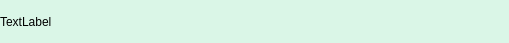
<?xml version="1.0" encoding="UTF-8"?>
<ui version="4.0">
 <class>FriendLabel</class>
 <widget class="QWidget" name="FriendLabel">
  <property name="geometry">
   <rect>
    <x>0</x>
    <y>0</y>
    <width>509</width>
    <height>43</height>
   </rect>
  </property>
  <property name="minimumSize">
   <size>
    <width>0</width>
    <height>43</height>
   </size>
  </property>
  <property name="maximumSize">
   <size>
    <width>16777215</width>
    <height>43</height>
   </size>
  </property>
  <property name="windowTitle">
   <string>Form</string>
  </property>
  <property name="styleSheet">
   <string notr="true">#FriendLabel{
	background:#daf6e7;
	color:#48bf56;
	border-radius:10px;
}</string>
  </property>
  <layout class="QHBoxLayout" name="horizontalLayout">
   <property name="spacing">
    <number>0</number>
   </property>
   <property name="leftMargin">
    <number>0</number>
   </property>
   <property name="topMargin">
    <number>0</number>
   </property>
   <property name="rightMargin">
    <number>0</number>
   </property>
   <property name="bottomMargin">
    <number>0</number>
   </property>
   <item>
    <widget class="QLabel" name="tip_lb">
     <property name="text">
      <string>TextLabel</string>
     </property>
    </widget>
   </item>
   <item>
    <widget class="QWidget" name="close_wid" native="true">
     <property name="minimumSize">
      <size>
       <width>25</width>
       <height>25</height>
      </size>
     </property>
     <property name="maximumSize">
      <size>
       <width>25</width>
       <height>25</height>
      </size>
     </property>
     <layout class="QHBoxLayout" name="horizontalLayout_2">
      <property name="spacing">
       <number>0</number>
      </property>
      <property name="leftMargin">
       <number>0</number>
      </property>
      <property name="topMargin">
       <number>0</number>
      </property>
      <property name="rightMargin">
       <number>0</number>
      </property>
      <property name="bottomMargin">
       <number>0</number>
      </property>
      <item>
       <widget class="ClickedLabel" name="close_lb">
        <property name="styleSheet">
         <string notr="true">border-image:url(:/res/tipclose.png);</string>
        </property>
        <property name="text">
         <string/>
        </property>
       </widget>
      </item>
     </layout>
    </widget>
   </item>
  </layout>
 </widget>
 <customwidgets>
  <customwidget>
   <class>ClickedLabel</class>
   <extends>QLabel</extends>
   <header location="global">clickedlabel.h</header>
  </customwidget>
 </customwidgets>
 <resources/>
 <connections/>
</ui>
